Frame 1 (no input): blank canvas, image omitted
Frame 60 (the mouse pressed at the canvas centre just before this capture): blank canvas, image omitted
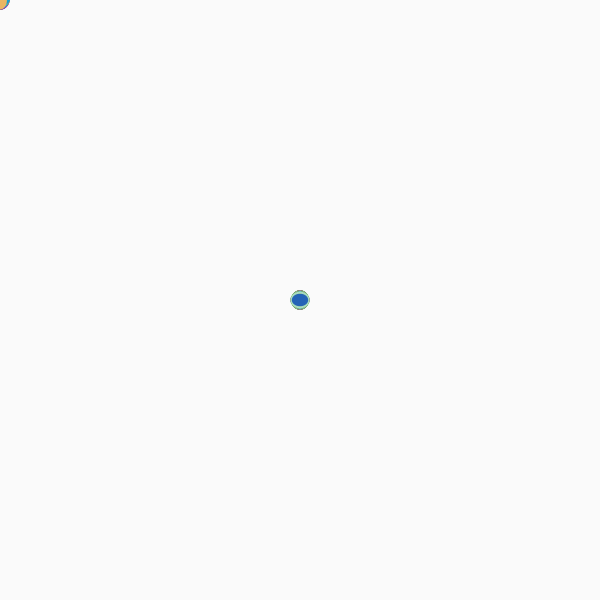
Frame 120 (the mouse held since frame 60 and released just before this capture)

The Processing sketch whose frames 1 and 60 were blank and that drew this single picture after the mouse press (run headless with seeded random() and noise(); from frame 60 on, the mouse is pressed at the canvas centre):

// Processing sketch: processing_84199
// ── processing_84199.pde

void setup ()
{
size (600,600);
background (250);
smooth();

}

 void draw ()
 {
  noStroke();
   fill(random (0,250),random(0,250), random(0,250));
   //stroke(random (0,250), random (0,250), random (0,250));
 //strokeWeight(random (1,100));//
 ellipse(random (mouseX,mouseY),random(mouseY,mouseX), random (10,20),random (10,20));

 
 }
